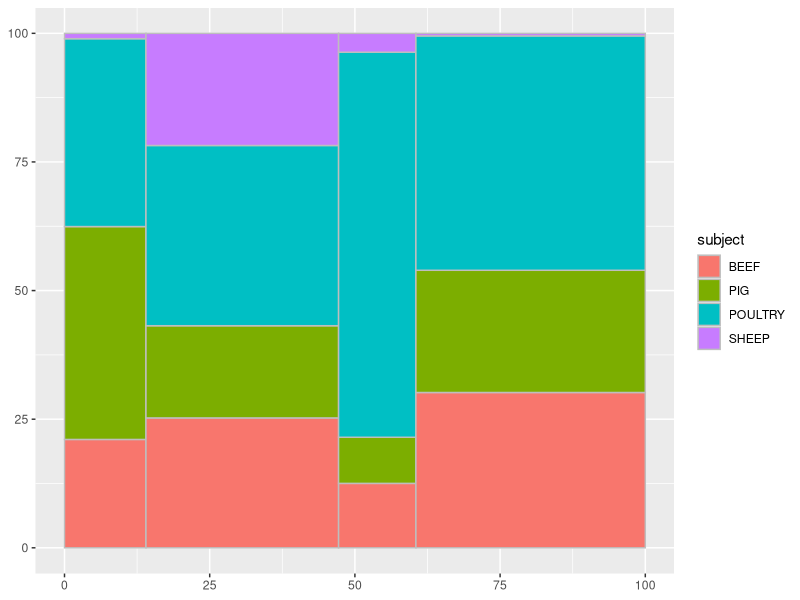
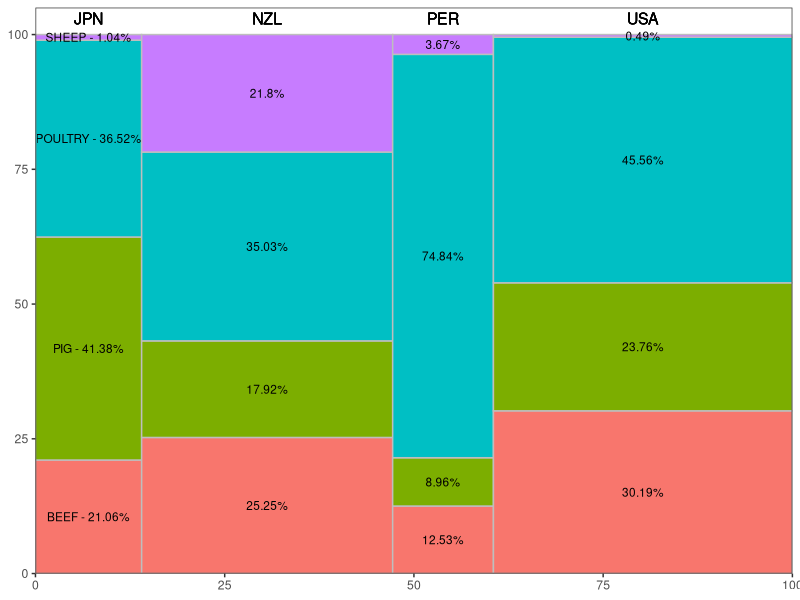
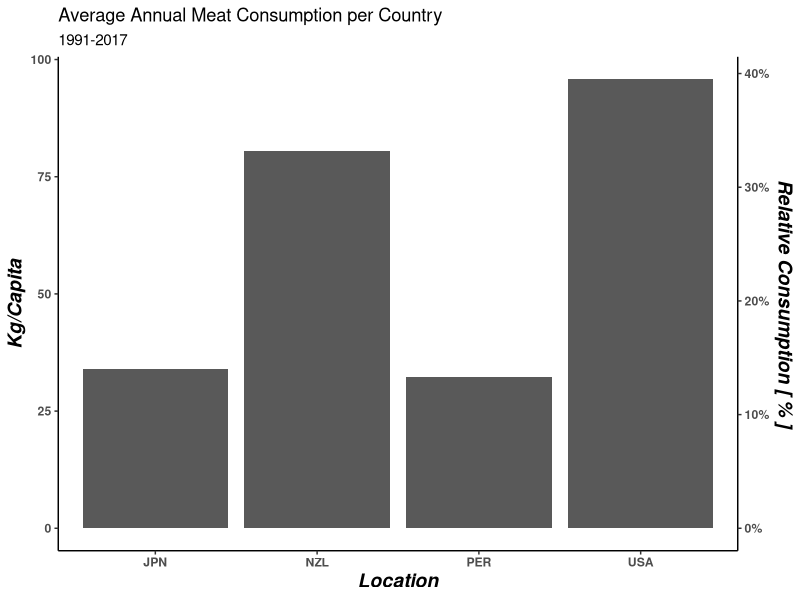
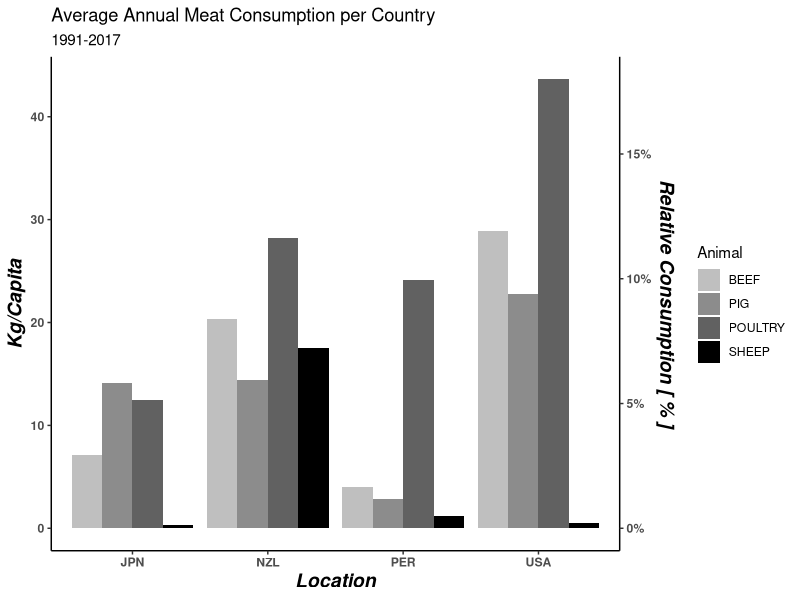
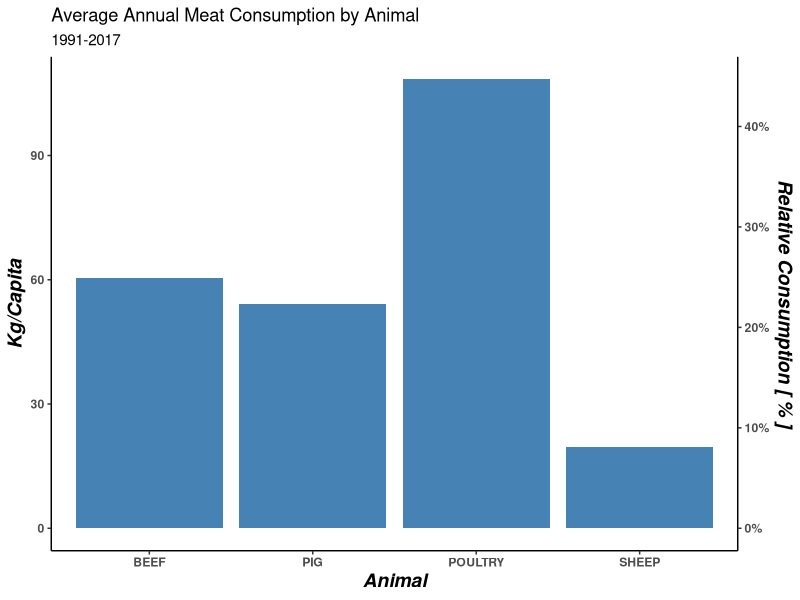
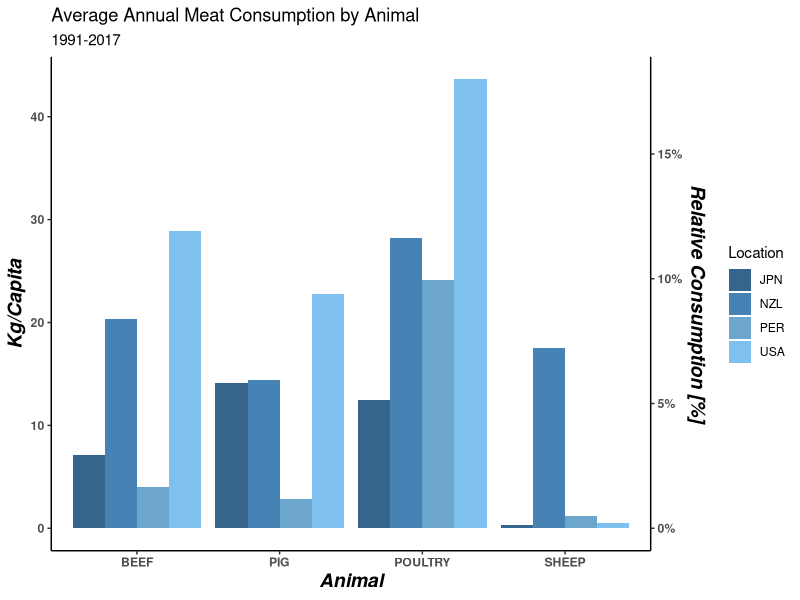
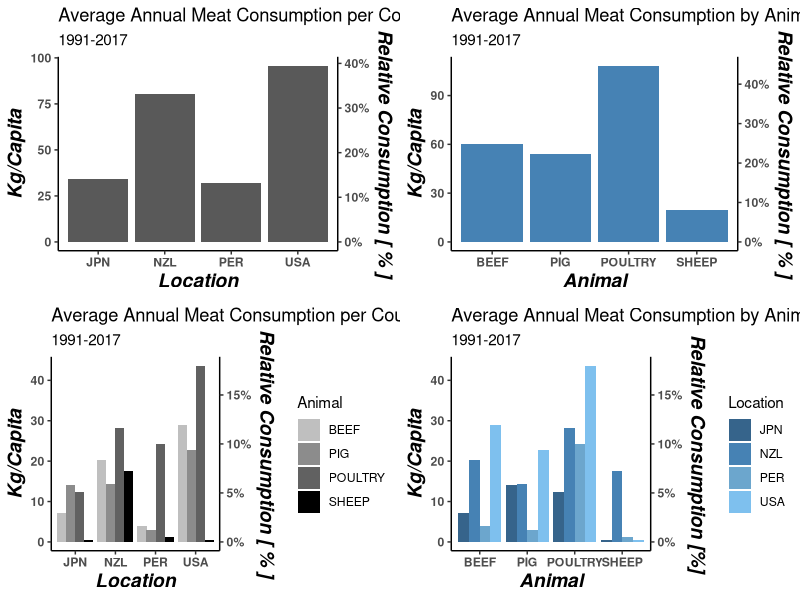

The R script that drew these images, in order:
## ---- chunk 1
knitr::opts_chunk$set(echo = TRUE, warning = FALSE, message = FALSE)
## ---- chunk 2
#load tidyverse package
library(tidyverse)

#read in the data
meat <- read_csv("../_data/meat_consumption.csv")

#examine the dataset
glimpse(meat)
## ---- chunk 3
# lowercase column names
colnames(meat) <- tolower(colnames(meat))
## ---- chunk 4
meat %>%
  select(location, subject, measure, time) %>%
  map(unique)
## ---- chunk 5
# filter the data
top4 <- meat %>%
  filter(location %in% c("USA", "JPN", "PER", "NZL") & 
           measure == "KG_CAP" & time %in% 1991:2017)

# compute the mean cosumption for each country by type of meat
top4_summary <- top4 %>%
  group_by(location, subject) %>%
  summarise(mean_consumption = mean(value))
## ---- chunk 6
#calculate global total consumption 
(total <- sum(top4_summary$mean_consumption))

#calculate proportion as a percentage of total
location_pct <- top4_summary %>%
  group_by(location) %>%
  summarise(location_prop = (sum(mean_consumption)/total) * 100)
## ---- chunk 7
# calculate xmin and xmax for each country
location_pct$xmax <- cumsum(location_pct$location_prop)
location_pct$xmin <- location_pct$xmax - location_pct$location_prop
## ---- chunk 8
# join the data frames
top4_summary <- left_join(top4_summary, location_pct)

# sum the total mean_consumption values by location
total_consumption_by_location <- top4_summary %>%
  group_by(location) %>%
  summarise(total_consumption = sum(mean_consumption))

# join the data frames
top4_summary <- left_join(top4_summary, total_consumption_by_location)

# calculate the y-axis min and max values for each type of meat as a proportion of respective country
top4_summary <- top4_summary %>%
  mutate(subject_prop = (mean_consumption/total_consumption) * 100,
         ymax = cumsum(subject_prop),
         ymin = ymax - subject_prop)
## ---- chunk 9
# calculate text coordinates
top4_summary <- top4_summary %>%
  mutate(xtext = xmin + (xmax - xmin)/2,
         ytext = ymin + (ymax - ymin) /2)

## ---- chunk 10
# create base plot
p <- ggplot(top4_summary, aes(ymin = ymin, ymax = ymax, 
                         xmin = xmin, xmax = xmax, fill = subject))

# add in geometry
p1 <- p + geom_rect(colour = ('grey'))

p1
## ---- chunk 11
# adding in proportion data
p2 <- p1 + geom_text(aes(x = xtext, y = ytext,
     label = ifelse(location == "JPN", paste(subject,
         " - ", round(subject_prop, 2), "%", sep = ""), paste(round(subject_prop, 2),
         "%", sep = ""))), size = 3)

# adding in country labels
p3 <- p2 + geom_text(aes(x = xtext, y = 103,
     label = paste(location)), size = 4)

# Adding the finishing touches
p3 + theme_bw() + 
  labs(x = NULL, y = NULL, fill = NULL) + 
  scale_x_continuous(expand = c(0,0)) +
  scale_y_continuous(limits = c(0, 105), expand = c(0,0)) +
  theme(legend.position = "none", 
     panel.grid.major = element_line(colour = NA),
     panel.grid.minor = element_line(colour = NA))
## ---- chunk 12
library(gridExtra)

theme_set(theme_classic() +
            theme(axis.title = element_text(face = "bold.italic", size = 14),
                  axis.text = element_text(face = "bold")))

# total meat consumption by Country
M_C <- top4_summary %>%
  select(location, location_prop, total_consumption) %>%
  unique() %>%
ggplot(aes(x = location, y = total_consumption)) +
  geom_bar(stat = "identity") +
  scale_y_continuous(sec.axis = sec_axis(trans = (~./total), labels = scales::percent, name = "Relative Consumption [ % ]")) +
  labs(x = "Location", y = "Kg/Capita", title = "Average Annual Meat Consumption per Country", subtitle = "1991-2017")

M_C

#total meat consumption by country, faceted by type
M_C_T <- top4_summary %>%
  select(location, subject, mean_consumption) %>%
  ggplot(aes(x = location, y = mean_consumption, fill = subject)) +
  geom_bar(stat = "identity", position = "dodge") +
  scale_y_continuous(sec.axis = sec_axis(trans = (~./total), labels = scales::percent, name = "Relative Consumption [ % ]")) +
  scale_fill_manual("Animal", values = c("grey75", "grey55", "grey38", "black")) +
  labs(x = "Location", y = "Kg/Capita", title = "Average Annual Meat Consumption per Country", subtitle = "1991-2017")

M_C_T


#total meat consumption by type
M_T <- ggplot(top4_summary, aes(x = subject, y = mean_consumption)) +
  geom_bar(stat = "identity", fill = "steelblue") +
  scale_y_continuous(sec.axis = sec_axis(trans = (~./total), labels = scales::percent, name = "Relative Consumption [ % ]")) +
  labs(x = "Animal", y = "Kg/Capita", title = "Average Annual Meat Consumption by Animal", subtitle = "1991-2017")

M_T

#total meat consumption by type faceted by country
M_T_C <- ggplot(top4_summary, aes(x = subject, y = mean_consumption, fill = location)) +
  geom_bar(stat = "identity", position = "dodge") +
  scale_y_continuous(sec.axis = sec_axis(trans = (~./total), labels = scales::percent, name = "Relative Consumption [%]")) +
  scale_fill_manual("Location", values = c("steelblue4", "steelblue", "skyblue3", "skyblue2")) +
  labs(x = "Animal", y = "Kg/Capita", title = "Average Annual Meat Consumption by Animal", subtitle = "1991-2017")

M_T_C

grid.arrange(M_C, M_T, M_C_T, M_T_C, nrow= 2, ncol = 2)
